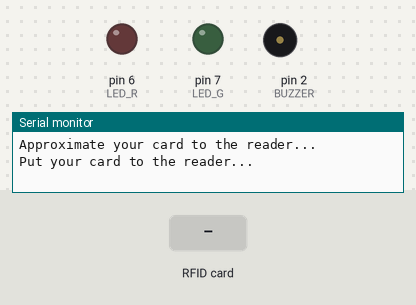
Recording of a sketch running on a simulated Arduino Uno, built with avr-gcc and run on an emulated ATmega328P. Shown: output pins drawn as LEDs (lit = HIGH), buzzer (waves = sounding), the last lines printed to the serial monitor. The inputs (shaded band) are chosen by the test bench. Pins used as bus, display or sensor lines are not drawn.

Above: at 1.2 s.
1.3 s: RFID card 6E 97 7B 89 held to the reader
At 1.9 s:
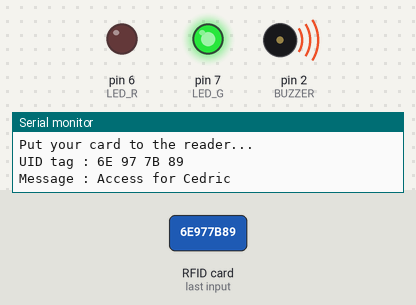
At 2.3 s:
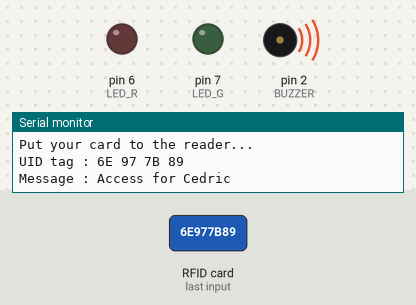
4.0 s: RFID card 5E 7A 19 C4 held to the reader
At 4.4 s:
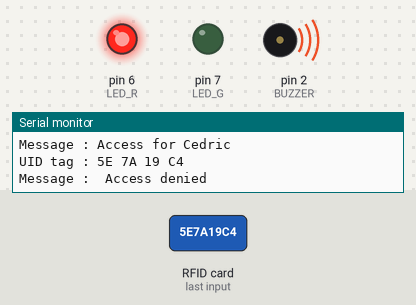
Timing chart, 0 to 7.0 s (numbered marks = the images above; inputs shaded):
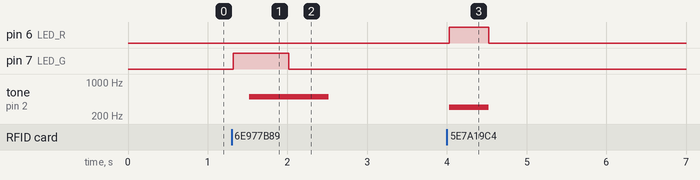

Measured:
- after the input at 1.3 s, pin 7 (LED_G): LOW → HIGH at once, → LOW 0.70 s later; tone on pin 2 (BUZZER): silent → 500 Hz after 0.22 s, → silent 1.0 s later
- after the input at 4.0 s, pin 6 (LED_R): LOW → HIGH at once, → LOW 0.50 s later; tone on pin 2 (BUZZER): silent → 300 Hz at once, → silent 0.50 s later

The sketch:

RFIDAuthenticate.ino
```cpp
#include <SPI.h>
#include <MFRC522.h>

#define SS_PIN 10
#define RST_PIN 9
MFRC522 mfrc522(SS_PIN, RST_PIN);   // Create MFRC522 instance.
#define BUZZER 2 //buzzer pin MFRC522 mfrc522(SS_PIN, RST_PIN);
#define LED_G 7 //define green LED
#define LED_R 6 //define red LED
MFRC522::MIFARE_Key key;
void setup()
{
  Serial.begin(9600);   // Initiate a serial communication
  SPI.begin();      // Initiate  SPI bus mfrc522.
  mfrc522.PCD_Init();   // Initiate MFRC522
  Serial.println("Approximate your card to the reader...");
  Serial.println();


  pinMode (LED_G, OUTPUT);  // LED green define output
  pinMode (LED_R, OUTPUT);  // LED red define output
  pinMode (BUZZER, OUTPUT);
  noTone(BUZZER);
  Serial.println("Put your card to the reader...");
  Serial.println();

}
void loop()
{
  // Look for new cards
  if ( ! mfrc522.PICC_IsNewCardPresent())
  {
    return;
  }
  // Select one of the cards
  if ( ! mfrc522.PICC_ReadCardSerial())
  {
    return;
  }
  //Show UID on serial monitor
  Serial.print("UID tag :");
  String content= "";
  byte letter;
  for (byte i = 0; i < mfrc522.uid.size; i++)
  {
     Serial.print(mfrc522.uid.uidByte[i] < 0x10 ? " 0" : " ");
     Serial.print(mfrc522.uid.uidByte[i], HEX);
     content.concat(String(mfrc522.uid.uidByte[i] < 0x10 ? " 0" : " "));
     content.concat(String(mfrc522.uid.uidByte[i], HEX));
  }
  Serial.println();
  Serial.print("Message : ");
  content.toUpperCase();
  if (content.substring(1) == "6E 97 7B 89") //change here the UID of the card/cards that you want to give access
  {
    Serial.println("Access for Cedric"); //
    digitalWrite (LED_G, HIGH);

    delay (200);

    tone(BUZZER, 500);
    delay(500);
    digitalWrite (LED_G, LOW);
   delay(500);
    noTone(BUZZER);
  }

 else   {
    Serial.println(" Access denied");
    digitalWrite(LED_R, HIGH);
    tone(BUZZER, 300);
    delay(500);
    digitalWrite(LED_R, LOW);
    noTone(BUZZER);

  }
}
```
